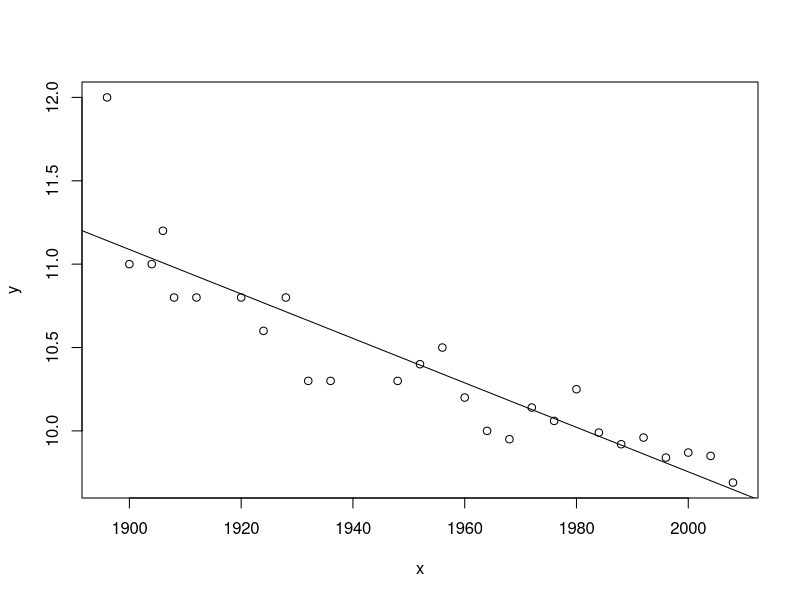
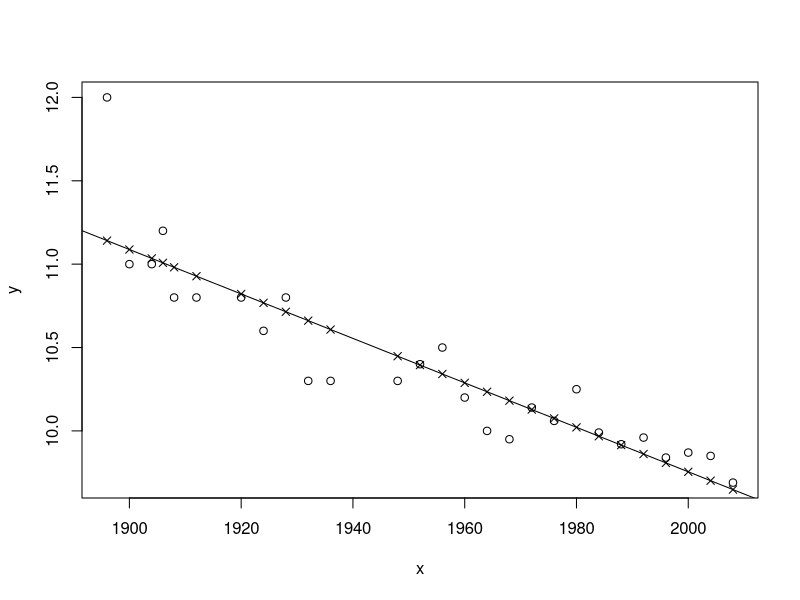
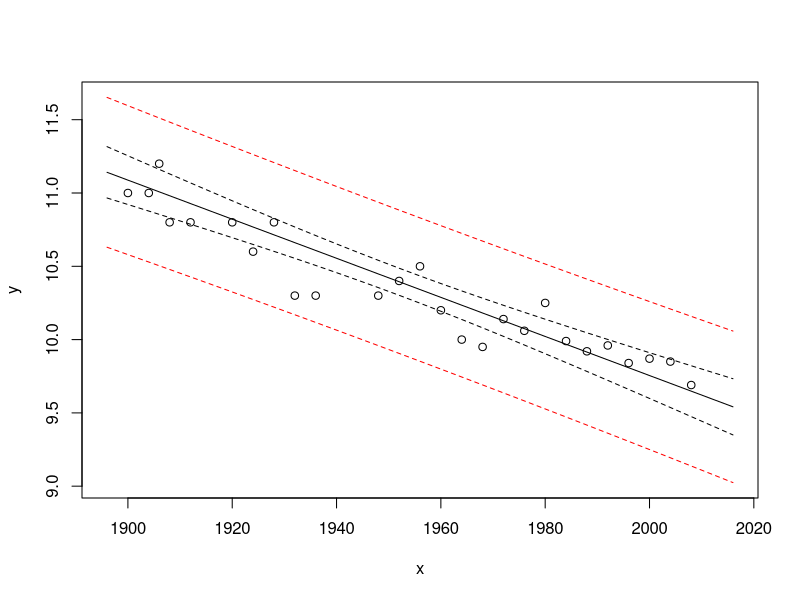
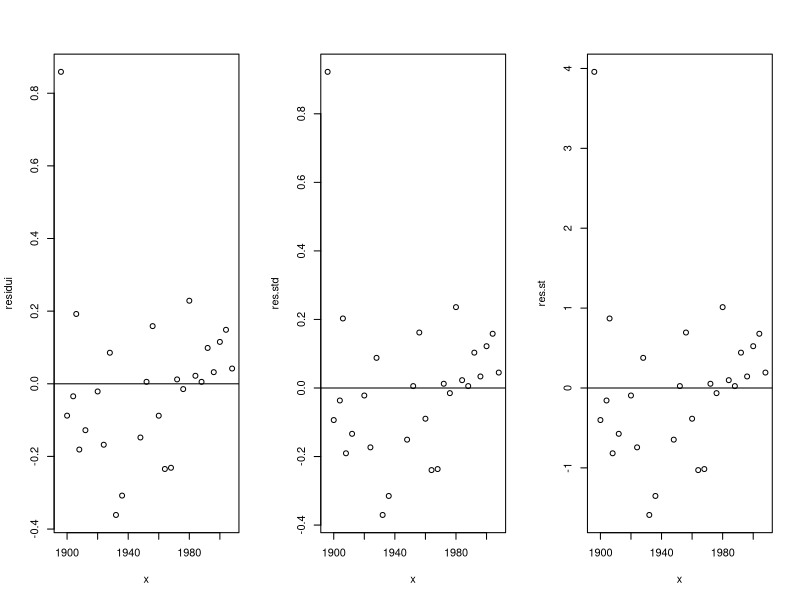
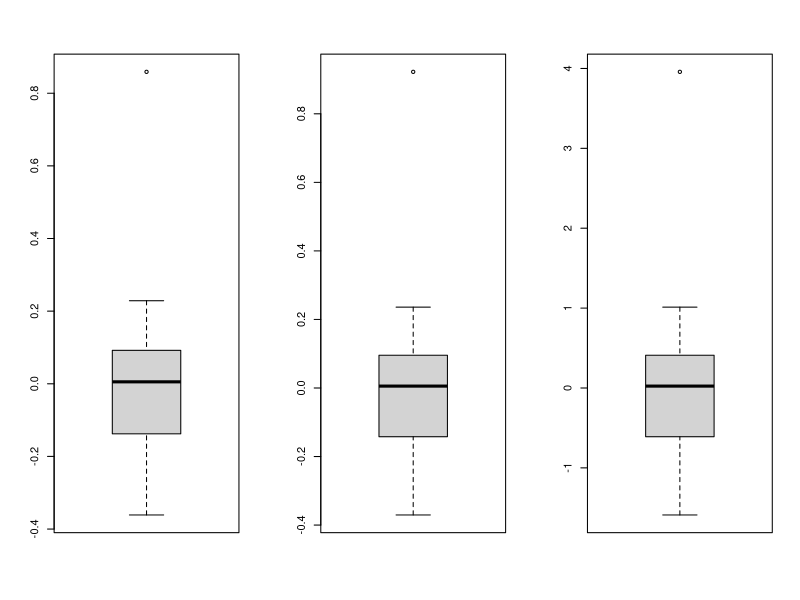
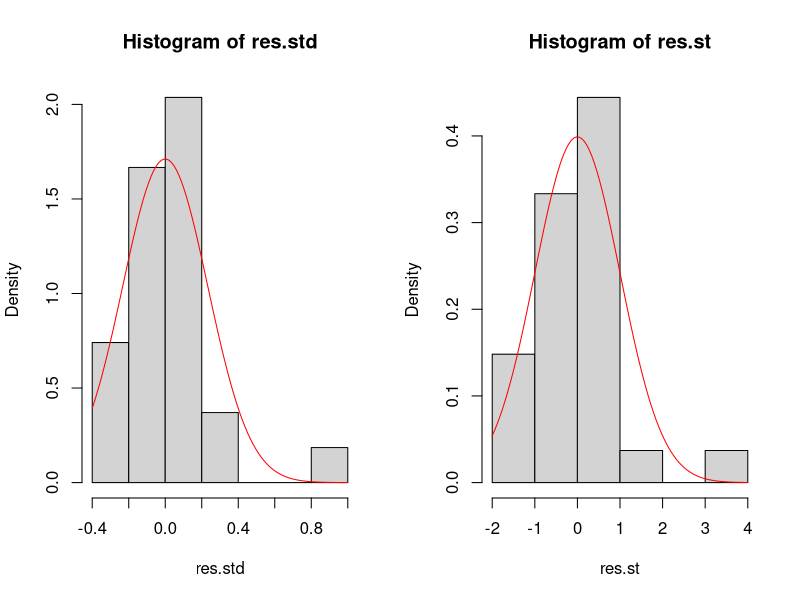
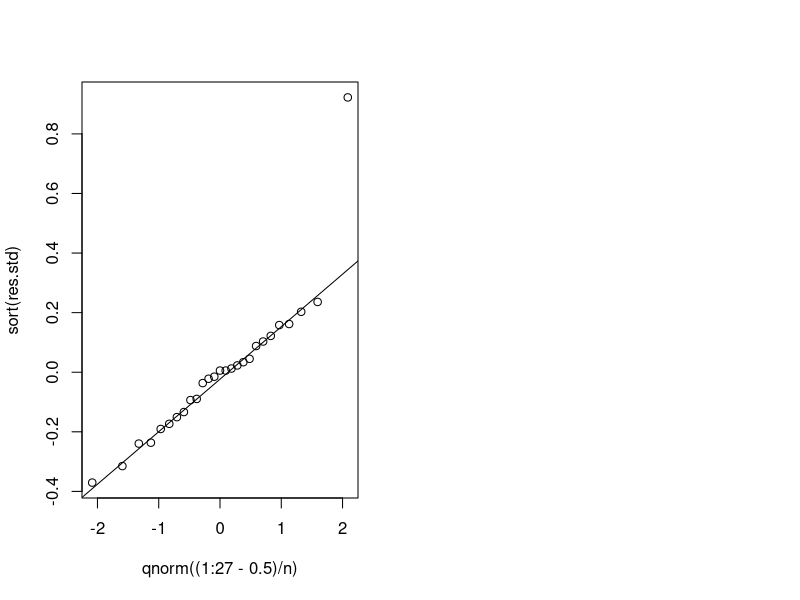
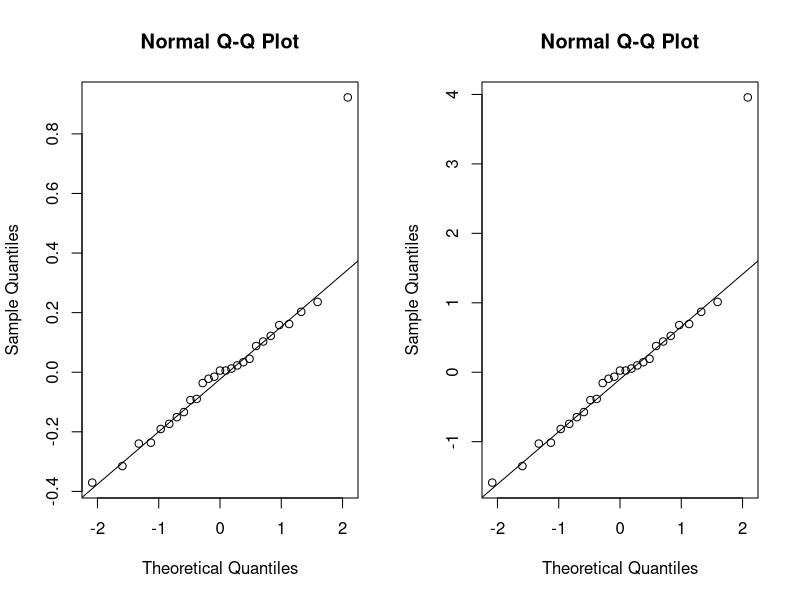

R code for these plots, in order:
## ---- chunk 1
#Acquisizione dei dati
d=read.table(file = "olimpiadi100m.csv", sep = ",", header = TRUE)
is(d) # per sapere cos'è il file
head(d)  # per vedere la testa

## ---- chunk 2
#Studiamo la relazione esistente tra il tempo di percorrenza e l'anno
x = d$Anno  # salvo l'anno come x
y = d$Risultato  # salvo il risultato come y
x
y
n = length(x)   # salvo il numero del camione
n
## ---- chunk 3
#### stime dei minimi quadrati dei coefficienti 
#stima del coefficiente angolare 
# ho due formule per calcolarla
beta2.stima = (sum(x * y)/n - mean(x) * mean(y))/(mean(x^2) - mean(x)^2)

beta2.stima = cov(x, y)/var(x)

beta2.stima
## ---- chunk 4
#sima dell'intercetta
beta1.stima = mean(y) - beta2.stima * mean(x)
beta1.stima
## ---- chunk 5
#retta stimata con abline()
#visualizziamo l'help 
?abline
plot(x, y) 
abline(beta1.stima, beta2.stima)
## ---- chunk 6
#Otteniamo i valori teorici
y.teorici = beta1.stima + beta2.stima * x
## ---- chunk 7
#aggiungiamo i valori teorici sul grafico yhat
plot(x, y) 
abline(beta1.stima, beta2.stima)
points(x, y.teorici, pch = 4)
## ---- chunk 8
#otteniamo i residui del modello
residui = y - y.teorici
## ---- chunk 9
#proprietà algebriche
sum(residui)  # deve fare 0
sum(residui * x) # deve fare  0
sum(residui * y.teorici) # deve fare 0

## ---- chunk 10
#devianza totale
devtot = sum((y - mean(y))^2)
#devianza spiegata 
devsp = sum((y.teorici - mean(y))^2)
#devianza residua
devres = sum((y - y.teorici)^2)

devsp + devres
## ---- chunk 11
#coefficiente di determinazione R2

R2 = 1 - devres/devtot
R2

#oppure
devsp/devtot
## ---- chunk 12
sigma2.stima = sum(residui^2)/n  # distorto

#stima non distorta

s2 = sigma2.stima * n/(n - 2)

#Stime delle varianze degli stimatori 

var.beta2.stima = s2/sum((x - mean(x))^2) 

var.beta1.stima = s2 * (1/n + mean(x)^2/sum((x - mean(x))^2))
## ---- chunk 13
###IC per beta2 al 95% Stima +o- STD ERROR

beta2.inf = beta2.stima - qt(0.975, df = n - 2) * sqrt(var.beta2.stima)
beta2.sup = beta2.stima + qt(0.975, df = n - 2) * sqrt(var.beta2.stima)

c(beta2.inf,beta2.sup)
## ---- chunk 14
# lo stesso intervallo si ottiene anche con:
beta2.ic2 = beta2.stima + c(-1, 1) * qt(0.975, df = n - 2) * sqrt(var.beta2.stima)
beta2.ic3 = beta2.stima + qt(c(0.025, 0.975), df = n - 2) * sqrt(var.beta2.stima)
beta2.ic2
beta2.ic3
## ---- chunk 15
t2 = beta2.stima/sqrt(var.beta2.stima) # la statistica pivot
t2
## ---- chunk 16
#Calcoliamo la previsione per la successiva olimpiade (2012)

t.2012 = beta1.stima + beta2.stima * 2012
t.2012

#intervallo di confidenza al 95% per la stima di E(Y|X=2012)

t.2012.ic = t.2012 + c(-1, 1) * qt(0.975, n - 2) * 
  sqrt(s2 * (1/n + (2012-mean(x))^2/sum((x - mean(x))^2)))
t.2012.ic

#intervallo di previsione al 95% per Y0=Y|X=2012

t.2012.iprev = t.2012 + c(-1, 1) * qt(0.975, n - 2) * 
  sqrt(s2 * (1 + 1/n + (2012 - mean(x))^2/sum((x - mean(x))^2)))
t.2012.iprev
## ---- chunk 17
#Utilizziamo la funzione lm()
?lm
fit = lm(y ~ x) 
fit


## ---- chunk 18

fit$coefficients
fit$residuals
fit$fitted.values
## ---- chunk 19
#oppure
coef(fit)
resid(fit)
fitted(fit)
## ---- chunk 20
summary(fit)
## ---- chunk 21
#memorizziamo il risultato di summary()
fit.sum = summary(fit)
names(fit.sum)

fit.sum$coefficients
#l'errore standard di beta2.stima è
fit.sum$coefficients[2, 2]

#R^2
fit.sum$r.squared
## ---- chunk 22
#Intervalli di confidenza per i parametri

help(confint)

#default: 95%
confint(fit)

#IC di livello 0.99
confint(fit, "x", level = 0.99)
confint(fit, "(Intercept)", level = 0.99)
## ---- chunk 23
#Previsioni in corrispondenza a arbitrari valori di x
help(predict.lm)

#default: valori teorici
predict(fit)   
predict(fit, se.fit = TRUE)
predict(fit, se.fit = FALSE, interval = "confidence", level = 0.95)
## ---- chunk 24
#Definiamo un nuovo data frame
dati.nuovi = data.frame(x = seq(1896, 2016, by = 4))
dati.nuovi

#IC per E(Y|X=x)
#default level is .95
prev.ic = predict(fit, newdata = dati.nuovi, interval = "confidence")
prev.ic

#Int. previsione per Y0=(Y|X=x)
prev.iprev = predict(fit, newdata = dati.nuovi, interval = "prediction")
prev.iprev
## ---- chunk 25
## diagramma di dispersione
plot(x, y, xlim = range(dati.nuovi$x), ylim = range(prev.iprev))
matlines(dati.nuovi$x, prev.ic, lty = c(1, 2, 2), col = "black")
#prev.iprev[, -1] esclude la colonna 'fit'
matlines(dati.nuovi$x, prev.iprev[, -1], lty = c(2, 2), col = "red")
## ---- chunk 26
#visualizziamo l'oggetto 'residui'
residui
## ---- chunk 27
#residui standardizzati
res.std=residui/sqrt((1-1/n-(x-mean(x))^2/sum((x-mean(x))^2)))
res.std

##residui studentizzati
res.st=residui/sqrt(s2*(1-1/n-(x-mean(x))^2/sum((x-mean(x))^2)))
res.st
#o utilizzando la funzione rstandard()
res.st=rstandard(fit)
res.st
## ---- chunk 28
#diagramma di dispersione dei residui
par(mfrow=c(1,3))

plot(x,residui) # x vs residui normali
abline(h=0)
plot(x,res.std) # x vs residui standardizzati
abline(h=0)
plot(x,res.st) # x vs residui studentizzati
abline(h=0)

## ---- chunk 29
#boxplot dei residui 
# possiamo vedere anche com'è la simmetria dei residui col boxplot

par(mfrow=c(1,3))

boxplot(residui)
boxplot(res.std)
boxplot(res.st)
## ---- chunk 30
#dENSITà-ISTOGRAMMA non vien utimlizzato
par(mfrow=c(1,2))
hist(res.std,freq=FALSE)
curve(dnorm(x,0,sd=sqrt(s2)),add=TRUE,col="red")
hist(res.st,freq=FALSE)
curve(dnorm(x,0,sd=1),add=TRUE,col="red")
## ---- chunk 31
#diagramma dei quantili osservati contro i quantili teorici
plot(qnorm((1:27-.5)/n),sort(res.std))
xcord<-qnorm(c(0.25,0.75))
ycord<-quantile(res.std,c(0.25,0.75))
slope <- diff(ycord)/diff(xcord)
int <- ycord[1] - slope * xcord[1]
abline(int,slope)
## ---- chunk 32
# posso anche usare queste funzioni
#usiamo le funzioni qqnorm() e qqline()

par(mfrow=c(1,2))
qqnorm(res.std)
qqline(res.std)

qqnorm(res.st)
qqline(res.st)
